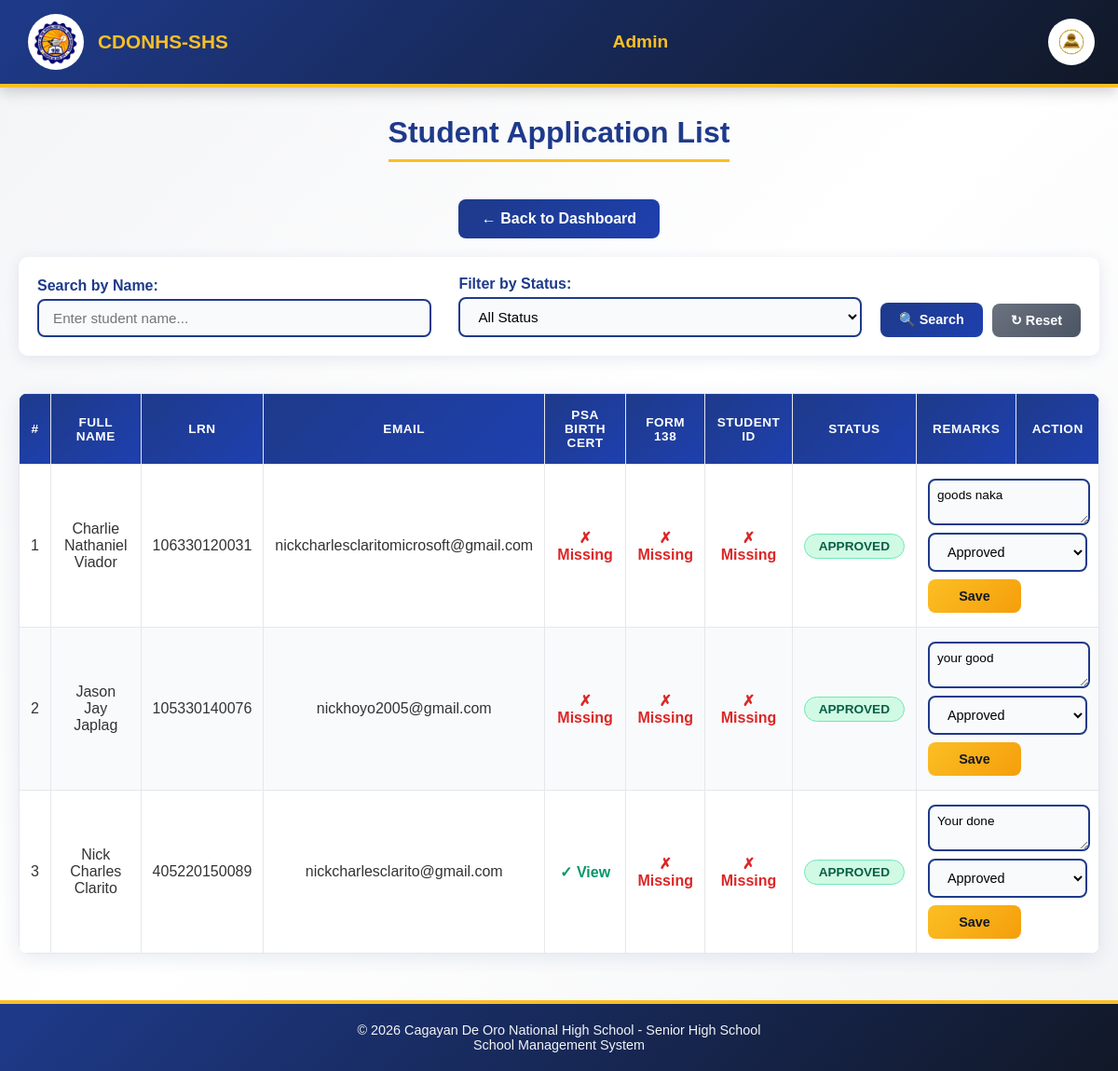
/Website_Files/Admin_Files/admin_student_application_list.php (signed in), run on an earlier commit of the app's database.
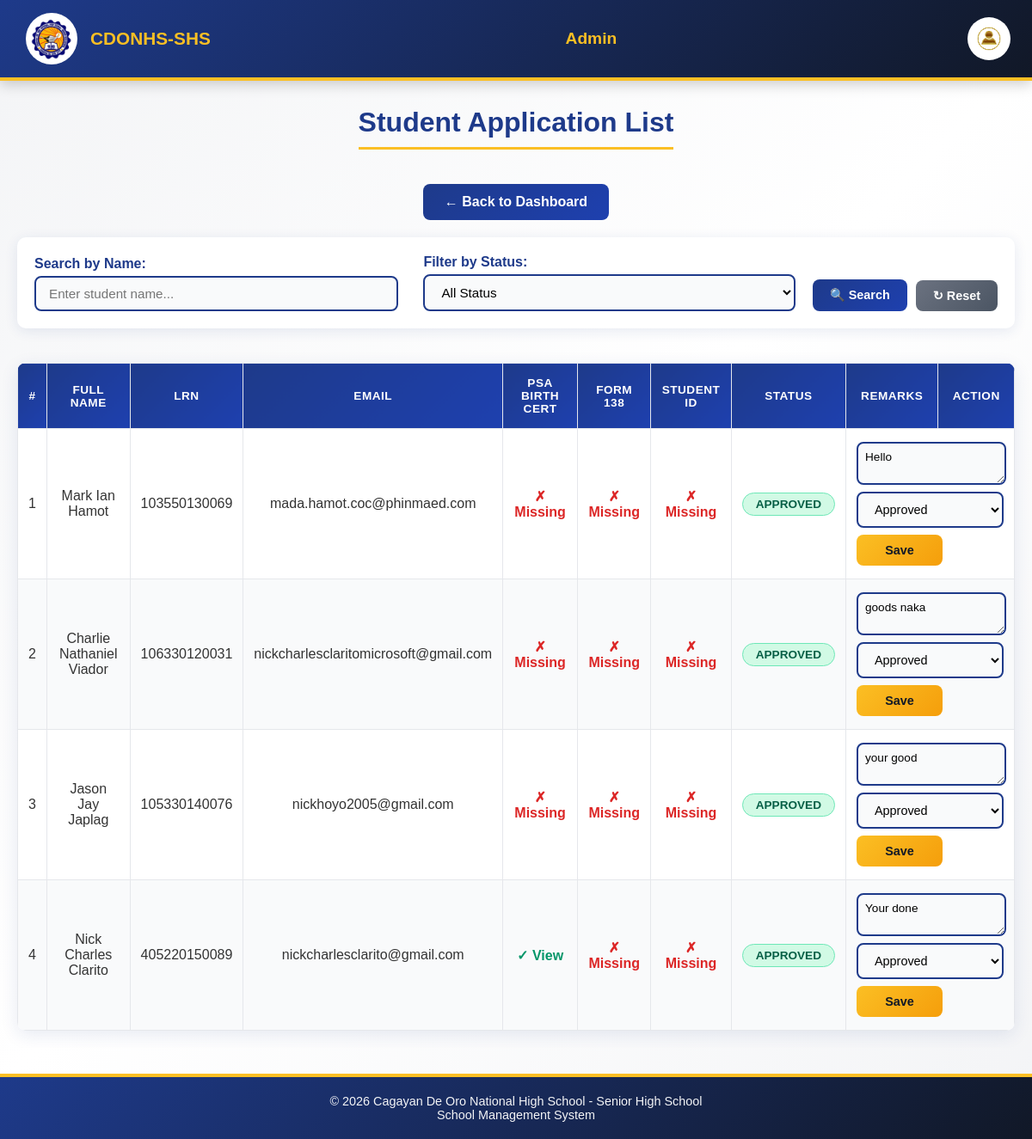
And on a later commit of the database.
### tables this page shows
CREATE TABLE `student_applications` (
  `application_id` int(11) NOT NULL,
  `first_name` varchar(100) NOT NULL,
  `last_name` varchar(100) NOT NULL,
  `middle_name` varchar(100) DEFAULT NULL,
  `extension_name` varchar(20) DEFAULT NULL,
  `lrn` varchar(12) NOT NULL,
  `date_of_birth` date NOT NULL,
  `gender` enum('male','female','other') NOT NULL,
  `civil_status` enum('single','married','divorced','widowed') NOT NULL,
  `house_number_street` varchar(255) NOT NULL,
  `barangay` varchar(100) NOT NULL,
  `city_municipality` varchar(100) NOT NULL,
  `province` varchar(100) NOT NULL,
  `contact_number` varchar(20) NOT NULL,
  `email` varchar(150) NOT NULL,
  `facebook_profile` varchar(255) DEFAULT NULL,
  `current_school` varchar(255) NOT NULL,
  `school_classification` enum('public','private') NOT NULL,
  `enrollment_type` enum('New','Transferee','Balik-Eskwela') NOT NULL DEFAULT 'New',
  `year_graduated` year(4) NOT NULL,
  `father_guardian_name` varchar(150) NOT NULL,
  `father_guardian_contact` varchar(20) NOT NULL,
  `mother_guardian_name` varchar(150) NOT NULL,
  `mother_guardian_contact` varchar(20) NOT NULL,
  `psa_birth_certificate` varchar(255) DEFAULT NULL,
  `form_138` varchar(255) DEFAULT NULL,
  `student_id_copy` varchar(255) DEFAULT NULL,
  `application_status` enum('Pending','Approved','Rejected') DEFAULT 'Pending',
  `remarks` text DEFAULT NULL,
  `date_submitted` timestamp NOT NULL DEFAULT current_timestamp(),
  `profile_image` varchar(255) DEFAULT NULL
);

### Website_Files/Admin_Files/admin_student_application_list.php (the view, shortened to what this page needs)
<?php
include "../../DB_Connection/Connection.php";
$search_name = isset($_GET['search_name']) ? trim($_GET['search_name']) : '';
$sql = "SELECT * FROM student_applications WHERE 1=1";
$sql .= " ORDER BY application_id DESC";
$result = $connection->query($sql);
?>
<!DOCTYPE html>
<html lang="en">
<head>
    <link rel="stylesheet" href="../../Design/main_design.css">
    <link rel="stylesheet" href="../../Design/profile_dropdown.css">
    <link rel="stylesheet" href="../../Design/admin/application_list_design.css">
</head>
<body>
    <div class="header">
        <div class="left">
            <img src="../../Assets/LOGO.png" alt="CDONSHS Logo">
            <span>CDONHS-SHS</span>
        </div>
        <div class="center">
            Admin
        </div>
        <div class="right">
            <button class="profile-btn" type="button">
                <img src="../../Assets/admin_profile.png">
            </button>
        </div>
    </div>
    <div class="page-title">
        <h1>Student Application List</h1>
    </div>
    <div class="nav-links">
        <a href="application_page.php">← Back to Dashboard</a>
    </div>
    <div class="filter-section">
        <form method="GET" class="filter-form">
            <div class="filter-row">
                <div class="filter-group">
                    <label for="search_name">Search by Name:</label>
                    <input type="text" id="search_name" name="search_name"
                           placeholder="Enter student name..."
                           value="<?= htmlspecialchars($search_name); ?>">
                </div>
                <div class="filter-group">
                    <label for="filter_status">Filter by Status:</label>
                    <select id="filter_status" name="filter_status">
                        <option value="">All Status</option>
                    </select>
                </div>
                <div class="filter-buttons">
                    <button type="submit" class="btn btn-filter">🔍 Search</button>
                    <a href="admin_student_application_list.php" class="btn btn-reset">↻ Reset</a>
                </div>
            </div>
        </form>
    </div>
    <div class="table-container">
        <table>
            <thead>
                <tr>
                    <th>#</th>
                    <th>Full Name</th>
                    <th>LRN</th>
                    <th>Email</th>
                    <th>PSA Birth Cert</th>
                    <th>Form 138</th>
                    <th>Student ID</th>
                    <th>Status</th>
                    <th>Remarks</th>
                    <th>Action</th>
                </tr>
            </thead>
            <tbody>
                <?php if ($result->num_rows > 0): ?>
                    <?php $count = 1; ?>
                    <?php while ($row = $result->fetch_assoc()): ?>
                        <tr>
                            <td><?= $count++; ?></td>
                            <td><?= htmlspecialchars($row['first_name'] . ' ' . $row['last_name']); ?></td>
                            <td><?= htmlspecialchars($row['lrn']); ?></td>
                            <td><?= htmlspecialchars($row['email']); ?></td>
                            <td>
                                <?php if (!empty($row['psa_birth_certificate'])): ?>
                                    <a href="../../uploads/<?= htmlspecialchars($row['psa_birth_certificate']); ?>"
                                       target="_blank" class="doc-submitted">✓ View</a>
                                <?php else: ?>
                                    <span class="doc-missing">✗ Missing</span>
                                <?php endif; ?>
                            </td>
                            <td>
                                <?php if (!empty($row['form_138'])): ?>
                                    <a href="../../uploads/<?= htmlspecialchars($row['form_138']); ?>"
                                       target="_blank" class="doc-submitted">✓ View</a>
                                <?php else: ?>
                                    <span class="doc-missing">✗ Missing</span>
                                <?php endif; ?>
                            </td>
                            <td>
                                <?php if (!empty($row['student_id_copy'])): ?>
                                    <a href="../../uploads/<?= htmlspecialchars($row['student_id_copy']); ?>"
                                       target="_blank" class="doc-submitted">✓ View</a>
                                <?php else: ?>
                                    <span class="doc-missing">✗ Missing</span>
                                <?php endif; ?>
                            </td>
                            <td>
                                <?php
                                $statusClass = 'status-pending';
                                if ($row['application_status'] == 'Approved') $statusClass = 'status-approved';
                                ?>
                                <span class="status-badge <?= $statusClass; ?>">
                                    <?= htmlspecialchars($row['application_status']); ?>
                                </span>
                            </td>
                            <td colspan="2">
                                <form action="../../Back_End_Files/PHP_Files/student_update_remarks.php" method="POST" class="form-inline">
                                    <textarea name="remarks" rows="2" class="remarks-small" placeholder="Enter remarks..."><?= htmlspecialchars($row['remarks'] ?? ''); ?></textarea>
                                    <select name="application_status" required>
                                        <option value="Approved" <?= $row['application_status']=='Approved'?'selected':''; ?>>Approved</option>
                                    </select>
                                    <button type="submit" class="btn btn-save">Save</button>
                                </form>
                            </td>
                        </tr>
                    <?php endwhile; ?>
                <?php endif; ?>
            </tbody>
        </table>
    </div>
    <div class="footer">
        © 2026 Cagayan De Oro National High School - Senior High School
        <br>
        School Management System
    </div>
</body>
</html>

### Design/main_design.css (style rules this page uses)
body { margin: 0; font-family: Arial, sans-serif; background: #f3f4f6; color: #111827; }
.header { background: linear-gradient(135deg, #1e3a8a, #111827); color: white; padding: 15px 30px; display: flex; align-items: center; justify-content: space-between; border-bottom: 4px solid #fbbf24; }
.header .left, .header .right { display: flex; align-items: center; gap: 15px; }
.header img { width: 50px; height: 50px; border-radius: 50%; background: #fff; padding: 5px; }
.header .center { text-align: center; flex: 1; font-weight: bold; font-size: 1.1em; color: #fbbf24; }
.footer { background: #111827; color: #f3f4f6; text-align: center; padding: 15px; border-top: 4px solid #fbbf24; font-size: 0.9em; }

### Design/profile_dropdown.css (style rules this page uses)
.profile-btn { background: none; border: none; padding: 0; margin: 0; width: 40px; height: 40px; cursor: pointer; display: flex; align-items: center; justify-content: center; }
.profile-btn img { width: 100%; height: 100%; object-fit: contain; }

What changed in the data, as far as the page shows it:
added student_applications: first_name+last_name "Mark Ian Hamot", lrn "103550130069", email "mada.hamot.coc@phinmaed.com", shows "✗ Missing", application_status "APPROVED", remarks "Hello", application_status "Approved"
